Frame 1 (no input): blank canvas, image omitted
Frame 60 (the mouse pressed at the canvas centre just before this capture): blank canvas, image omitted
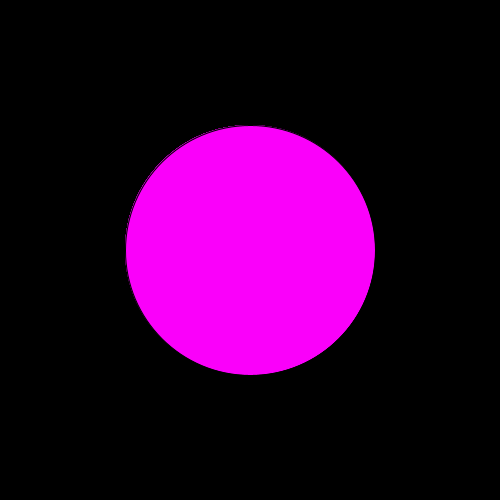
Frame 120 (the mouse held since frame 60 and released just before this capture)

The Processing sketch whose frames 1 and 60 were blank and that drew this single picture after the mouse press (run headless with seeded random() and noise(); from frame 60 on, the mouse is pressed at the canvas centre):

// Processing sketch: processing_157108
// ── processing_157108.pde

void setup(){
  size(500, 500);
  background(0, 0, 0);
}
void draw(){
  fill(0, 0, 0, 10);
    rect(0, 0, 500, 500);
  if(mousePressed){    
  fill(mouseX, 0, mouseY);
  ellipse(250, 250, mouseX, mouseY);
  }
}
